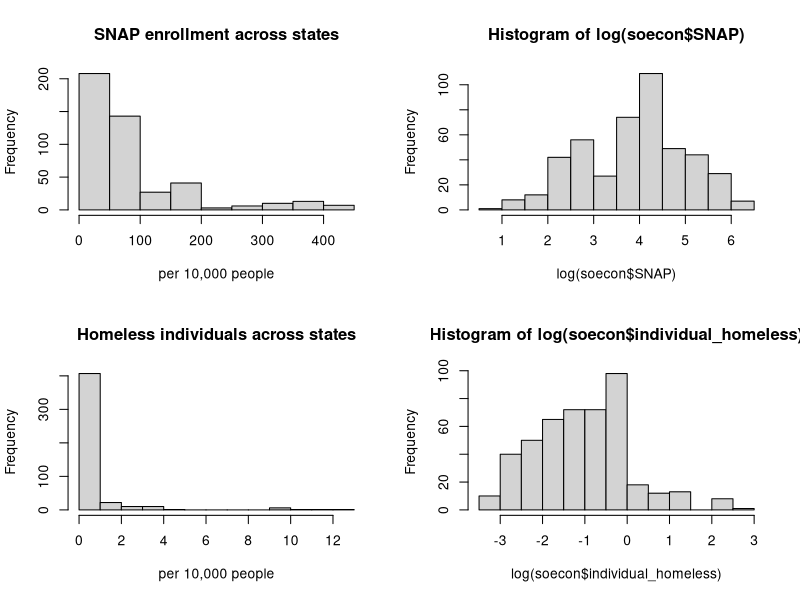
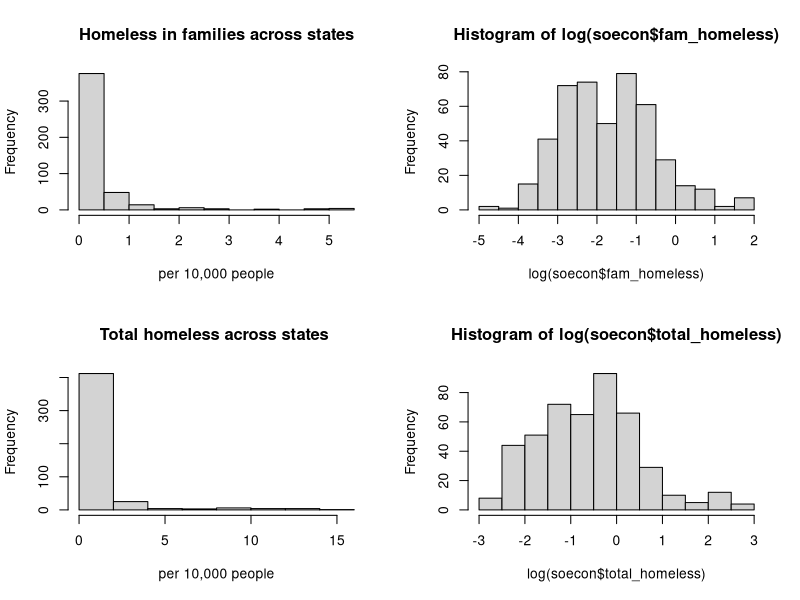
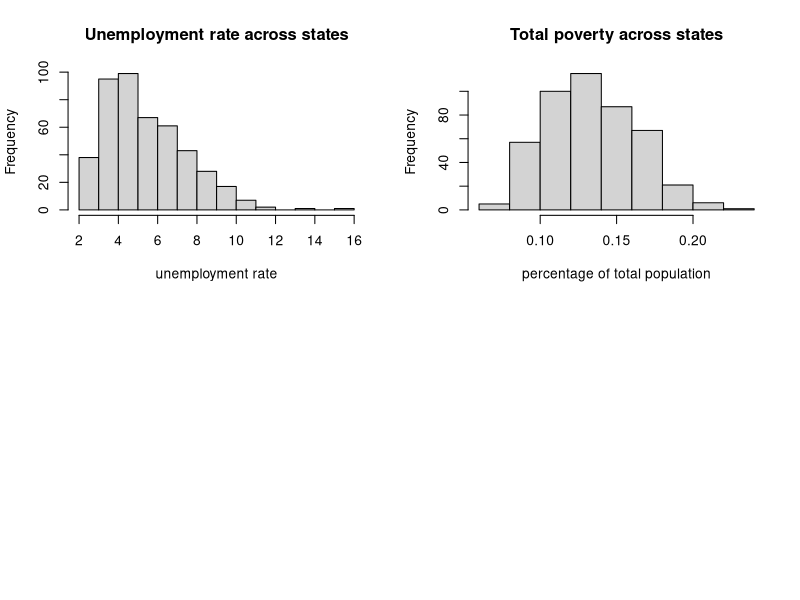
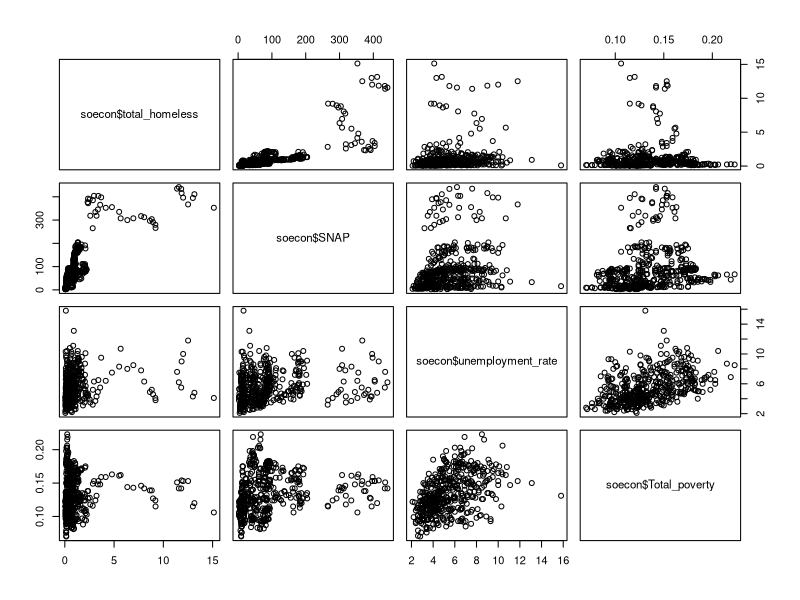
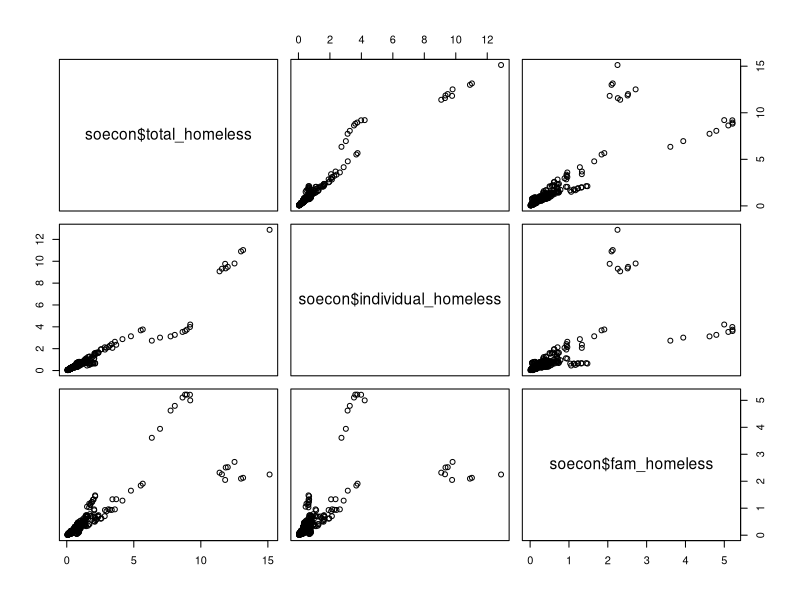
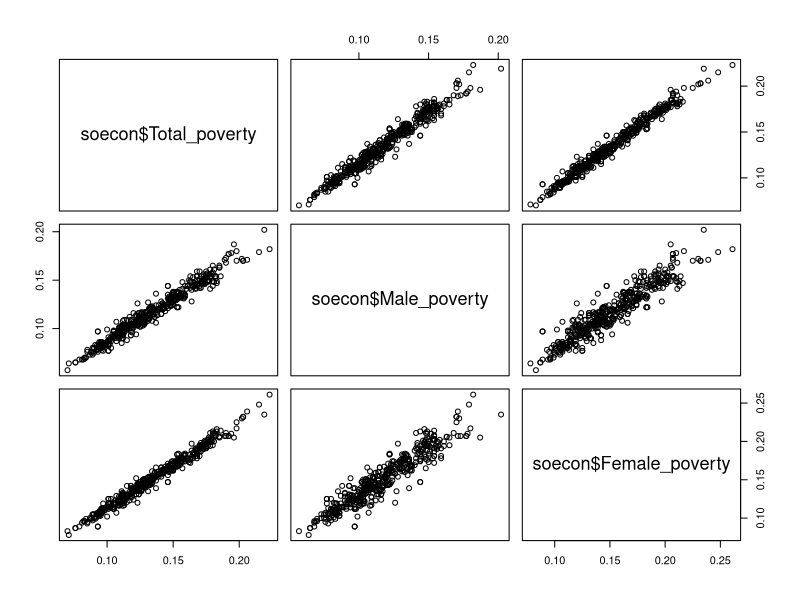
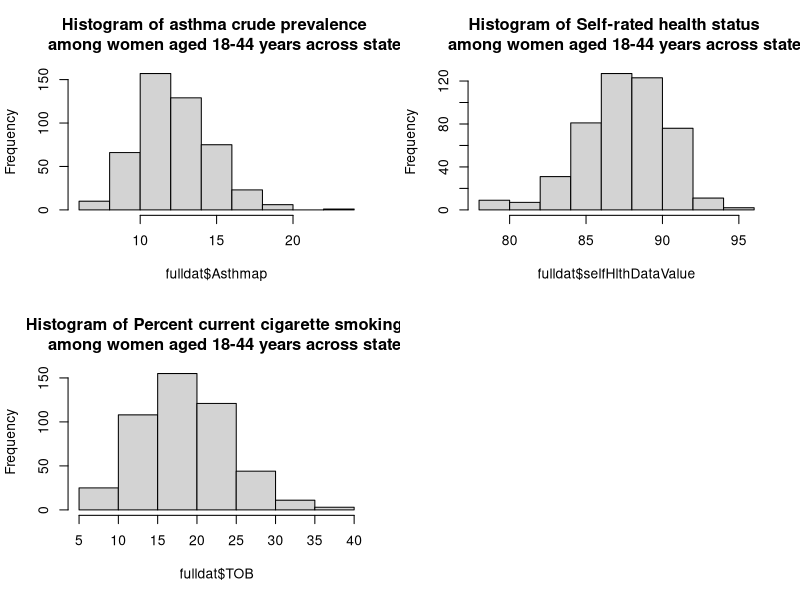
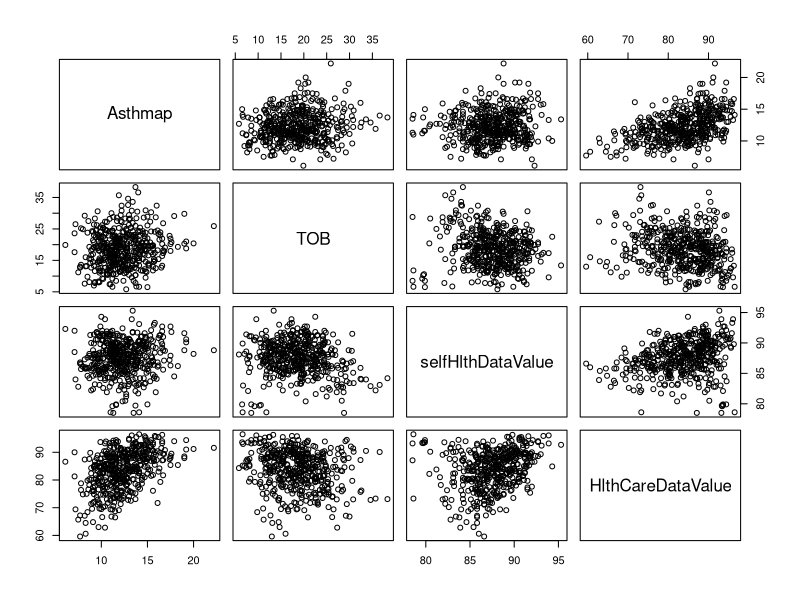

Write R code to recreate these figures, in order.
## ---- chunk 1
library(rstudioapi)
library(tidyverse)
library(gam)
library(splines)
library(splines2)  
library(dplyr)
library(tidyr)
library(broom)
library(dslabs)
library(ggplot2)
library(ggthemes)
library(ggrepel)
# data cleaning for socio economic factors
soecon <- read_csv('soecon.csv')
fulldat <- read_csv('FullData.csv')
names(fulldat)[names(fulldat) == 'DataValue'] <- 'Asthmap'
names(fulldat)[names(fulldat) == 'TOBDataValue'] <- 'TOB'
## ---- chunk 2
names(soecon)
## ---- chunk 3
summary(soecon)
## ---- chunk 4
par(mfrow = c(2,2))
hist(soecon$SNAP, main='SNAP enrollment across states', xlab = 'per 10,000 people' )
hist(log(soecon$SNAP))

hist(soecon$individual_homeless, main = 'Homeless individuals across states', xlab = 'per 10,000 people')
hist(log(soecon$individual_homeless))

hist(soecon$fam_homeless, main = 'Homeless in families across states', xlab = 'per 10,000 people')
hist(log(soecon$fam_homeless))

hist(soecon$total_homeless, main = 'Total homeless across states ', xlab = 'per 10,000 people')
hist(log(soecon$total_homeless))

hist(soecon$unemployment_rate, main='Unemployment rate across states', xlab = 'unemployment rate')


hist(soecon$Total_poverty, main='Total poverty across states', xlab = 'percentage of total population')

## ---- chunk 5
pairs(soecon$total_homeless ~ soecon$SNAP + soecon$unemployment_rate + soecon$Total_poverty )
## ---- chunk 6
# for the homeless variable, test for colinearity between its three subvariables 
pairs(soecon$total_homeless ~ soecon$individual_homeless + soecon$fam_homeless)
## ---- chunk 7
# for the homeless variable, test for colinearity between its three subvariables 
pairs(soecon$Total_poverty ~ soecon$Male_poverty + soecon$Female_poverty)
## ---- chunk 8
names(fulldat[, 1:25])
## ---- chunk 9
summary(fulldat[, 4:25])
## ---- chunk 10
hist(fulldat$Asthmap, main='Histogram of asthma crude prevalence 
     among women aged 18-44 years across states' )
hist(fulldat$TOB, main='Histogram of Percent current cigarette smoking 
     among women aged 18-44 years across states')
hist(fulldat$selfHlthDataValue, main = 'Histogram of Self-rated health status 
     among women aged 18-44 years across states')
## ---- chunk 11
# paired scatter plots of Asthma Prevalence and CDI variables 
pairs(Asthmap ~ TOB + selfHlthDataValue + HlthCareDataValue, dat = fulldat)
## ---- chunk 12
#air pollutant exploratory

par(mfrow = c(3,2))
plot(fulldat$Asthmap ~ fulldat$o3_mean, ylab = "Asthma Pervalence", xlab = "Ozone")
plot(fulldat$Asthmap ~ fulldat$pm2.5_mean,ylab = "Asthma Pervalence", xlab = "PM2.5")
plot(fulldat$Asthmap ~ fulldat$so2_mean,ylab = "Asthma Pervalence", xlab = "Sulfur Dioxide")
plot(fulldat$Asthmap ~ fulldat$co_mean, ylab = "Asthma Pervalence", xlab = "Carbon Monoxide")
plot(fulldat$Asthmap ~ fulldat$no2_mean, ylab = "Asthma Pervalence", xlab = "Nitrogen Dioxide")

pairs(o3_mean ~ pm2.5_mean + so2_mean + co_mean + no2_mean, data = fulldat)
## ---- chunk 13
# paired scatter plots of Asthma Pervalence and socioeconomic variables 
pairs(Asthmap ~ total_homeless + SNAP + unemployment_rate + Total_poverty, dat = fulldat)

## ---- chunk 14
# now we try to determine which variable is more significant in predicting the Asthma prevalence
# forward selection
coln <- colnames(fulldat)

coln
fulldat <- fulldat |> drop_na()

require(broom)
#forward selection procedure using AIC values 
lm1 <- lm(Asthmap ~ 1, data=fulldat)
stepModel <- step(lm1, direction="forward",
scope=(~ selfHlthDataValue + HlthCareDataValue + SNAP+ individual_homeless+fam_homeless+total_homeless+unemployment_rate+Male_poverty+Female_poverty+Total_poverty+o3_mean+pm2.5_mean+so2_mean+co_mean+no2_mean), data=fulldat)
